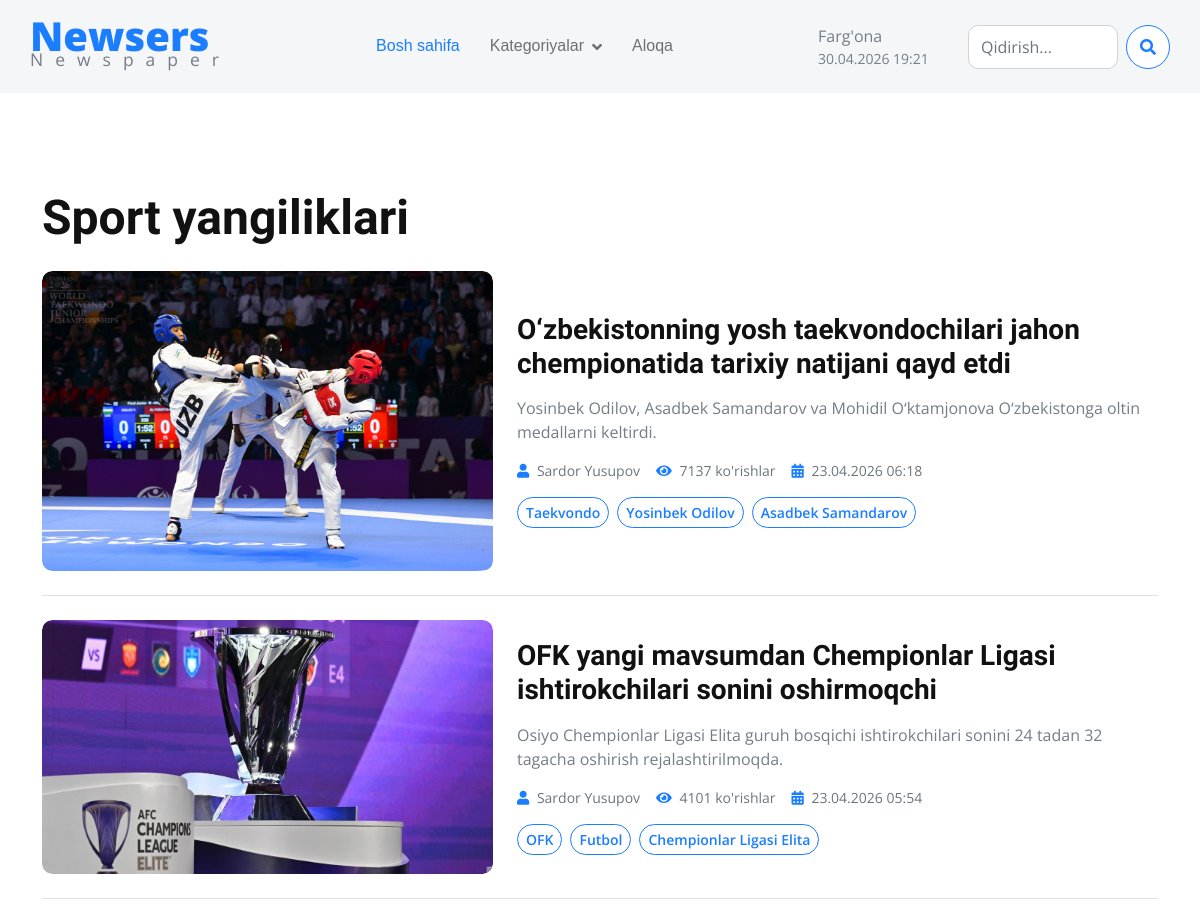
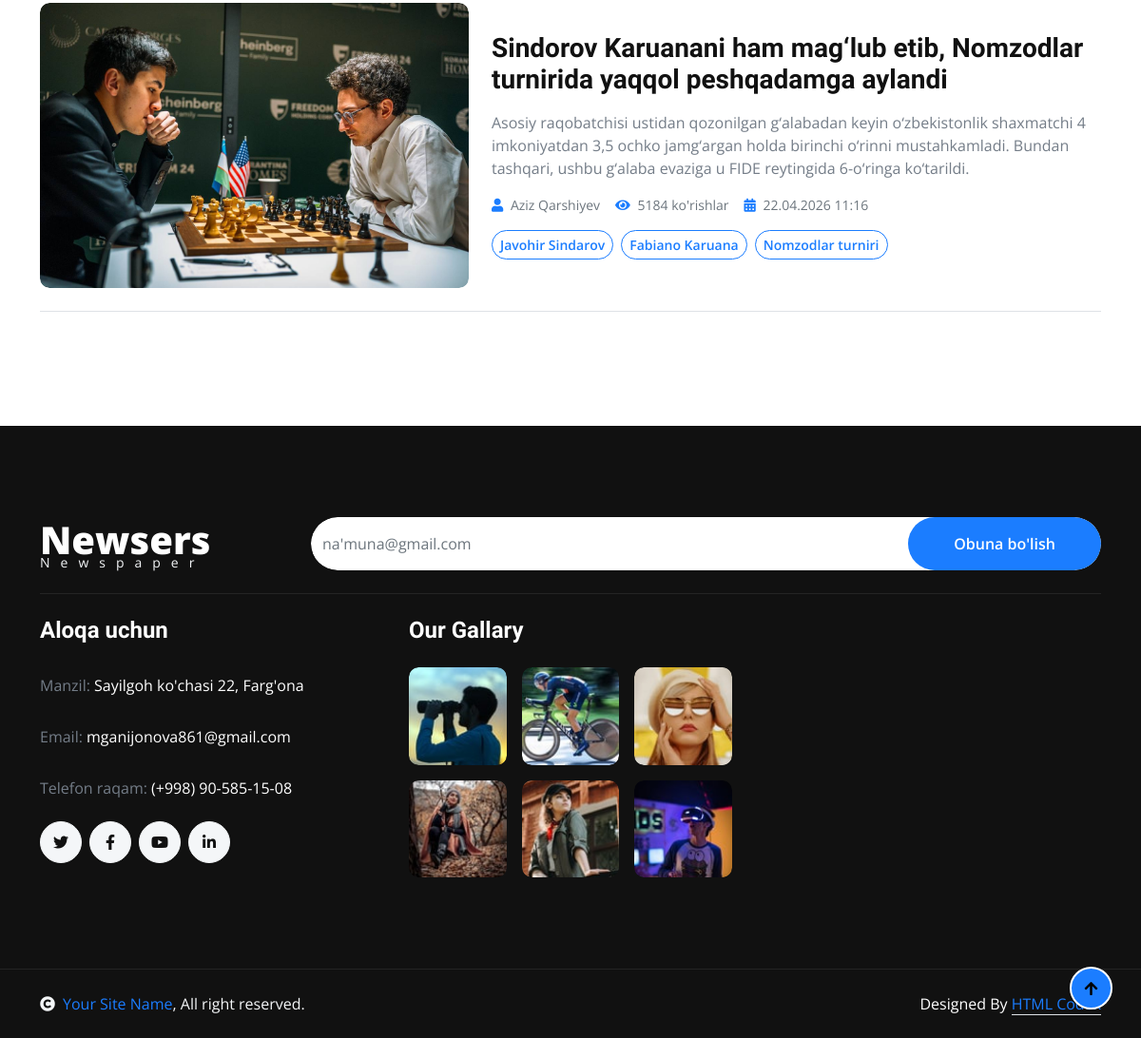
Screenshot of /category/sport/ with the database file from the repository (2 pictures, top to bottom).
### main/models.py (models this page shows, shortened)
class Category(models.Model):
    name=models.CharField(max_length=100)
    slug=models.SlugField(blank=True,unique=True,default="")

class Article(models.Model):
    title=models.CharField(max_length=255)
    slug=models.SlugField(blank=True,null=True,unique=True,max_length=260)
    intro=models.TextField(max_length=1000)
    cover=models.ImageField(upload_to='article/cover/')
    views=models.PositiveIntegerField(default=0)
    read_time=models.DurationField(blank=True, null=True)
    author=models.ForeignKey(Author,on_delete=models.SET_NULL,null=True)
    category=models.ForeignKey(Category,on_delete=models.SET_NULL,null=True,related_name='articles')
    tags=models.ManyToManyField(Tag)
    published=models.BooleanField(default=False)
    important=models.BooleanField(default=False)
    created_at=models.DateTimeField(auto_now_add=True)
    objects=models.Manager()
    pub_objects=PublishedManager()

class Author(models.Model):
    name=models.CharField(max_length=100)
    def __str__(self):
        return self.name

class Tag(models.Model):
    name=models.CharField(max_length=100)

### main/views.py (the view)
# urls.py: path('category/<slug:slug>/', CategoryView.as_view(), name='category'),
class CategoryView(View):
    def get(self, request, slug):
        category = get_object_or_404(Category, slug=slug)
        articles = Article.objects.filter(category=category).order_by('-created_at')
        return render(request, 'category.html', {
            'category': category,
            'articles': articles,
        })

### main/context_processors.py (called while the page is built)
def weather(request):
    city='fergana'
    token='07b099488fdc42c2b76171123262704'
    data=requests.get(f'https://api.weatherapi.com/v1/current.json?q={city}&key={token}').json()
    temp_c=data.get('current').get('temp_c')
    icon=data.get('current').get('condition').get('icon')
    return {
        'temp_c': temp_c,
        'icon': icon,
        'time': datetime.datetime.now().strftime('%d.%m.%Y %H:%M')
    }

def nav_categories(request):
    categories=Category.objects.all()
    return {
        'nav_categories': categories,
    }

### templates/category.html
{% extends 'base.html' %}
{% load static %}
{% block content %}
    <div class="container-fluid py-5">
        <div class="container py-5">
            <div class="row g-4">
                <div class="col-lg-12">
                    <div class="mb-4">
                        <h1 class="display-5 mb-3">{{ category.name }} yangiliklari</h1>
                    </div>
                    {% for article in articles %}
                        <div class="position-relative border-bottom pb-4 mb-4">
                            <div class="row g-4 align-items-center">
                                <div class="col-md-5">
                                    <div class="overflow-hidden rounded">
                                        <img
                                            src="{% if article.cover %}{{ article.cover.url }}{% else %}{% static 'img/news-1.jpg' %}{% endif %}"
                                            class="img-fluid w-100 img-zoomin rounded"
                                            alt="#">
                                    </div>
                                </div>
                                <div class="col-md-7">
                                    <a href="{% url 'article-details' article.slug %}" class="h3 link-hover">
                                        {{ article.title }}
                                    </a>
                                    <p class="mt-3 mb-3">
                                        {{ article.intro }}
                                    </p>
                                    <div class="d-flex flex-wrap text-muted mb-3">
                                        <small class="me-3">
                                            <i class="fas fa-user text-primary me-1"></i> {{ article.author }}
                                        </small>
                                        <small class="me-3">
                                            <i class="fas fa-eye text-primary me-1"></i> {{ article.views }} ko'rishlar
                                        </small>
                                        <small>
                                            <i class="fas fa-calendar-alt text-primary me-1"></i> {{ article.created_at|date:"d.m.Y H:i" }}
                                        </small>
                                    </div>
                                    <div class="d-flex flex-wrap gap-2">
                                        {% for tag in article.tags.all %}
                                            <a href="#" class="btn btn-sm btn-outline-primary rounded-pill">
                                                {{ tag.name }}
                                            </a>
                                        {% endfor %}
                                    </div>
                                </div>
                            </div>
                        </div>
                    {% endfor %}
                </div>
            </div>
        </div>
    </div>
{% endblock %}

### templates/base.html (shortened to what this page needs)
<!DOCTYPE html>
{% load static %}
<html lang="en">
    <head>
        <link rel="stylesheet" href="https://use.fontawesome.com/releases/v5.15.4/css/all.css"/>
        <link href="https://cdn.jsdelivr.net/npm/bootstrap-icons@1.4.1/font/bootstrap-icons.css" rel="stylesheet">
        <link href="{% static 'lib/animate/animate.min.css' %}" rel="stylesheet">
        <link href="{% static 'lib/owlcarousel/assets/owl.carousel.min.css' %}" rel="stylesheet">
        <link href="{% static 'css/bootstrap.min.css' %}" rel="stylesheet">
        <link href="{% static 'css/style.css' %}" rel="stylesheet">
    </head>
    <body>
            <div class="container-fluid bg-light">
                <div class="container px-0">
                    <nav class="navbar navbar-light navbar-expand-xl">
                        <a href="index.html" class="navbar-brand mt-3">
                            <p class="text-primary display-6 mb-2" style="line-height: 0;">Newsers</p>
                            <small class="text-body fw-normal" style="letter-spacing: 12px;">Newspaper</small>
                        </a>
                        <div class="collapse navbar-collapse bg-light py-3" id="navbarCollapse">
                            <div class="navbar-nav mx-auto border-top">
                                <a href="{% url 'home' %}" class="nav-item nav-link active">Bosh sahifa</a>
                                <div class="nav-item dropdown">
                                    <a href="#" class="nav-link dropdown-toggle" data-bs-toggle="dropdown">Kategoriyalar</a>
                                </div>
                                <a href="{% url 'contact-us' %}" class="nav-item nav-link">Aloqa</a>
                            </div>
                            <div class="d-flex flex-nowrap border-top pt-3 pt-xl-0">
                                <div class="d-flex">
                                    <div class="d-flex align-items-center">
                                        <div class="d-flex flex-column ms-2" style="width: 150px;">
                                            <span class="text-body">Farg'ona</span>
                                            <small>{{ time }}</small>
                                        </div>
                                    </div>
                                </div>
                                <form method="get" action="{% url 'search-articles' %}" class="d-flex my-auto">
                                    <input
                                        type="text"
                                        name="q"
                                        class="form-control me-2"
                                        placeholder="Qidirish..."
                                        style="max-width: 150px;"
                                    >
                                    <button type="submit" class="btn border-primary btn-md-square rounded-circle bg-white">
                                        <i class="fas fa-search text-primary"></i>
                                    </button>
                                </form>
                            </div>
                        </div>
                    </nav>
                </div>
            </div>
        {% block content %}
        {% endblock %}
        <div class="container-fluid bg-dark footer py-5">
            <div class="container py-5">
                <div class="pb-4 mb-4" style="border-bottom: 1px solid rgba(255, 255, 255, 0.08);">
                    <div class="row g-4">
                        <div class="col-lg-3">
                            <a href="#" class="d-flex flex-column flex-wrap">
                                <p class="text-white mb-0 display-6">Newsers</p>
                                <small class="text-light" style="letter-spacing: 11px; line-height: 0;">Newspaper</small>
                            </a>
                        </div>
                        <div class="col-lg-9">
                            <form method="post" action="{% url 'newsletter-create' %}">
                                <div class="d-flex position-relative rounded-pill overflow-hidden">
                                    <input class="form-control border-0 w-100 py-3 rounded-pill" type="email" name="email" placeholder="na'muna@gmail.com">
                                    <button type="submit" class="btn btn-primary border-0 py-3 px-5 rounded-pill text-white position-absolute" style="top: 0; right: 0;">Obuna bo'lish</button>
                                </div>
                            </form>
                        </div>
                    </div>
                </div>
                <div class="row g-5">
                    <div class="col-lg-6 col-xl-4">
                        <div class="footer-item-1">
                            <h4 class="mb-4 text-white">Aloqa uchun</h4>
                            <p class="text-secondary line-h">Manzil: <span class="text-white">Sayilgoh ko'chasi 22, Farg'ona</span></p>
                            <p class="text-secondary line-h">Email: <span class="text-white">mganijonova861@gmail.com</span></p>
                            <p class="text-secondary line-h">Telefon raqam: <span class="text-white">(+998) 90-585-15-08</span></p>
                            <div class="d-flex line-h">
                                <a class="btn btn-light me-2 btn-md-square rounded-circle" href=""><i class="fab fa-twitter text-dark"></i></a>
                                <a class="btn btn-light me-2 btn-md-square rounded-circle" href=""><i class="fab fa-facebook-f text-dark"></i></a>
                                <a class="btn btn-light me-2 btn-md-square rounded-circle" href=""><i class="fab fa-youtube text-dark"></i></a>
                                <a class="btn btn-light btn-md-square rounded-circle" href=""><i class="fab fa-linkedin-in text-dark"></i></a>
                            </div>
                        </div>
                    </div>
                    <div class="col-lg-6 col-xl-4">
                        <div class="footer-item-4">
                            <h4 class="mb-4 text-white">Our Gallary</h4>
                            <div class="row g-3">
                                <div class="col-4">
                                    <div class="rounded overflow-hidden">
                                        <img src="/static/img/footer-1.jpg" class="img-zoomin img-fluid rounded w-100" alt="">
                                    </div>
                               </div>
                               <div class="col-4">
                                    <div class="rounded overflow-hidden">
                                        <img src="/static/img/footer-2.jpg" class="img-zoomin img-fluid rounded w-100" alt="">
                                    </div>
                               </div>
                                <div class="col-4">
                                    <div class="rounded overflow-hidden">
                                        <img src="/static/img/footer-3.jpg" class="img-zoomin img-fluid rounded w-100" alt="">
                                    </div>
                               </div>
                                <div class="col-4">
                                    <div class="rounded overflow-hidden">
                                        <img src="/static/img/footer-4.jpg" class="img-zoomin img-fluid rounded w-100" alt="">
                                    </div>
                               </div>
                                <div class="col-4">
                                    <div class="rounded overflow-hidden">
                                        <img src="/static/img/footer-5.jpg" class="img-zoomin img-fluid rounded w-100" alt="">
                                    </div>
                               </div>
                               <div class="col-4">
                                <div class="rounded overflow-hidden">
                                    <img src="/static/img/footer-6.jpg" class="img-zoomin img-fluid rounded w-100" alt="">
                                </div>
                           </div>
                            </div>
                        </div>
                    </div>
                </div>
            </div>
        </div>
        <div class="container-fluid copyright bg-dark py-4">
            <div class="container">
                <div class="row">
                    <div class="col-md-6 text-center text-md-start mb-3 mb-md-0">
                        <span class="text-light"><a href="#"><i class="fas fa-copyright text-light me-2"></i>Your Site Name</a>, All right reserved.</span>
                    </div>
                    <div class="col-md-6 my-auto text-center text-md-end text-white">
                        Designed By <a class="border-bottom" href="https://htmlcodex.com">HTML Codex</a>
                    </div>
                </div>
            </div>
        </div>
        <a href="#" class="btn btn-primary border-2 border-white rounded-circle back-to-top"><i class="fa fa-arrow-up"></i></a>
    </body>
</html>

### static/css/style.css (style rules this page uses)
.back-to-top { position: fixed; right: 30px; bottom: 30px; display: flex; width: 45px; height: 45px; align-items: center; justify-content: center; transition: 0.5s; z-index: 99; }
.btn { font-weight: 600; transition: .5s; }
.btn-md-square { width: 44px; height: 44px; }
.btn-square, .btn-sm-square, .btn-md-square, .btn-lg-square { padding: 0; display: flex; align-items: center; justify-content: center; font-weight: normal; }
.link-hover { transition: 0.5s; }
.img-zoomin { transition: 0.5s; }
.navbar .navbar-nav .nav-link { padding: 10px 15px; font-weight: 400; font-family: 'Fredoka', sans-serif; font-size: 16px; transition: .5s; }
.navbar .navbar-nav .nav-link:hover, .navbar .navbar-nav .nav-link.active, .sticky-top.bg-white .navbar .navbar-nav .nav-link:hover, .sticky-top.bg-white .navbar .navbar-nav .nav-link.active { color: var(--bs-primary); }
.navbar .dropdown-toggle::after { border: none; content: "\f107"; font-family: "Font Awesome 5 Free"; font-weight: 700; vertical-align: middle; margin-left: 8px; }
@media (min-width: 1200px) { .navbar .navbar-collapse .border-top { border-top: none !important; } }
.footer .footer-item-1 .line-h { line-height: 38px; }
.footer .footer-item-1 a i { transition: 0.5s; }
.copyright { border-top: 1px solid rgba(255, 255, 255, 0.08); }

### rows the page displays
Category: name "Sport"
Article: cover (picture), title "O‘zbekistonning yosh taekvondochilari jahon chempionatida tarixiy natijani qayd etdi", intro "Yosinbek Odilov, Asadbek Samandarov va Mohidil O‘ktamjonova O‘zbekistonga oltin medallarni keltirdi.", author "Sardor Yusupov", views "7137", created_at "23.04.2026 06:18"
Tag: name "Taekvondo"
Tag: name "Yosinbek Odilov"
Tag: name "Asadbek Samandarov"
Article: cover (picture), title "OFK yangi mavsumdan Chempionlar Ligasi ishtirokchilari sonini oshirmoqchi", intro "Osiyo Chempionlar Ligasi Elita guruh bosqichi ishtirokchilari sonini 24 tadan 32 tagacha oshirish rejalashtirilmoqda.", author "Sardor Yusupov", views "4101", created_at "23.04.2026 05:54"
Tag: name "OFK"
Tag: name "Futbol"
Tag: name "Chempionlar Ligasi Elita"
Article: cover (picture), title "Sindorov Karuanani ham mag‘lub etib, Nomzodlar turnirida yaqqol peshqadamga aylandi", intro "Asosiy raqobatchisi ustidan qozonilgan g‘alabadan keyin o‘zbekistonlik shaxmatchi 4 imkoniyatdan 3,5 ochko jamg‘argan holda birinchi o‘rinni mustahkamladi. Bundan tashqari, ushbu g‘alaba evaziga u FIDE reytingida 6-o‘ringa ko‘tarildi.", author "Aziz Qarshiyev", views "5184", created_at "22.04.2026 11:16"
Tag: name "Javohir Sindarov"
Tag: name "Fabiano Karuana"
Tag: name "Nomzodlar turniri"
